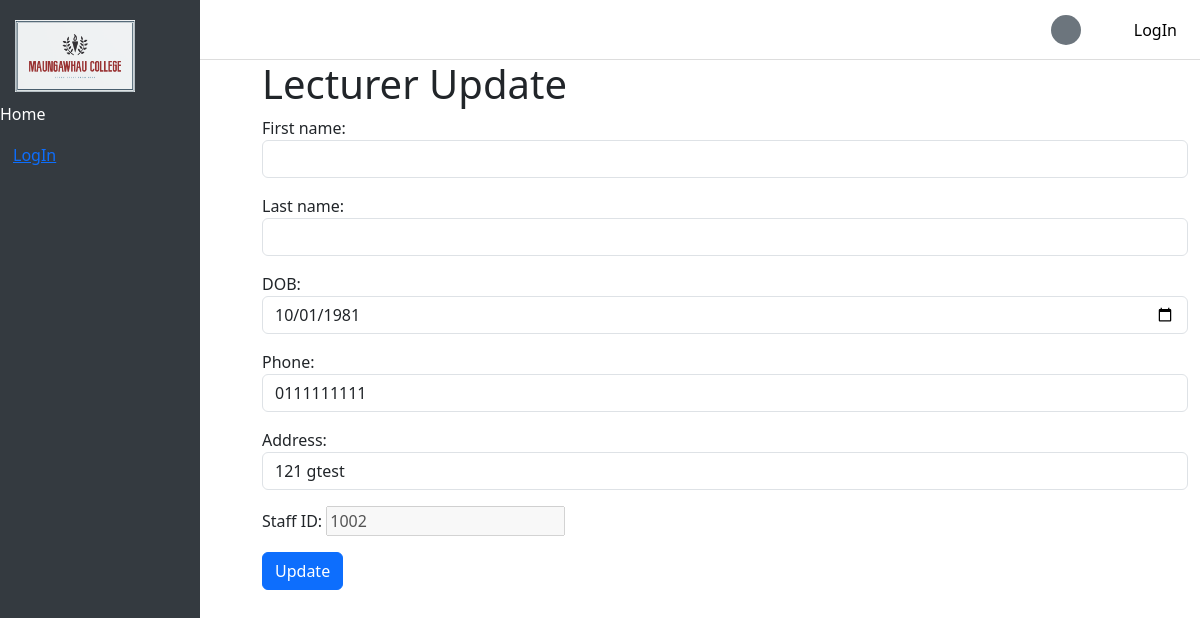
Screenshot of /lecturer/1/update/ with the database file from the repository.
### Maungawhau/models.py (models this page shows, shortened)
class Lecturer(models.Model):
    staff_id = models.IntegerField(unique=True, blank=True, null=True)
    user = models.OneToOneField(User, on_delete=models.CASCADE)
    DOB = models.DateField()
    phone = models.CharField(max_length=20, default='')
    address = models.CharField(max_length=255, default='')

### Maungawhau/views.py (the view, shortened to what this page needs)
# urls.py: path('lecturer/<int:pk>/update/', LecturerUpdateView.as_view(), name='lecturer_update'),
class LecturerUpdateView(UpdateView):
    model = Lecturer
    form_class = createLecturerForm
    template_name = 'lecturer_update.html'
    context_object_name = 'lecturer'
    success_url = reverse_lazy('lecturer_list')

### Maungawhau/forms.py (shortened to what this page needs)
class createLecturerForm(forms.ModelForm):
    first_name = forms.CharField(max_length=30, required=True, widget=forms.TextInput(attrs={'class': 'form-control'}))
    last_name = forms.CharField(max_length=30, required=True, widget=forms.TextInput(attrs={'class': 'form-control'}))
    class Meta:
        model = Lecturer
        fields = ('first_name', 'last_name', 'DOB', 'phone', 'address')
        widgets = {
            'DOB': forms.DateInput(attrs={'class': 'form-control', 'type': 'date'}),
            'phone': forms.TextInput(attrs={'class': 'form-control'}),
            'address': forms.TextInput(attrs={'class': 'form-control'}),
        }
    def __init__(self, *args, **kwargs):
        super(createLecturerForm, self).__init__(*args, **kwargs)
        if self.instance.pk:  # 이미 생성된 객체인 경우
            self.fields['staff_id'] = forms.CharField(
                initial=self.instance.staff_id, disabled=True, label="Staff ID", required=False)

### templates/lecturer_update.html (shortened to what this page needs)
{% extends 'base.html' %}
{% block content %}
    <h1>Lecturer Update</h1>
    <form method="post" enctype="multipart/form-data">
        {{ form.as_p }}
        <button type="submit" class="btn btn-primary">
            Update
        </button>
    </form>
{% endblock %}

### templates/base.html (style rules this page uses)
body { margin-left: 250px; padding-top: 60px; }

### rows the page displays
Lecturer: DOB "10/01/1981", phone "0111111111", address "121 gtest", staff_id "1002"
